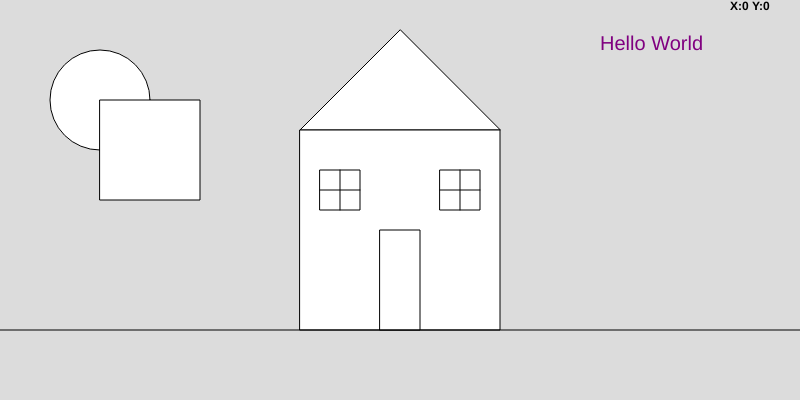
Frame 1 (no input)
Frame 60 (no input): identical to frame 1, image omitted
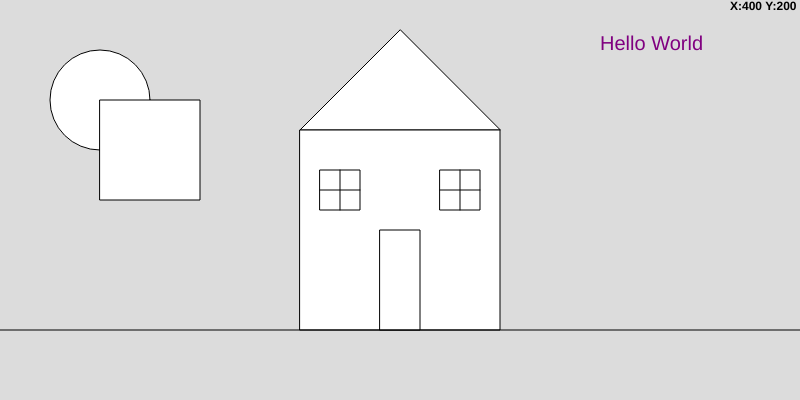
Frame 120 (the mouse pressed at the canvas centre since frame 60)

The p5.js sketch that drew these frames (run headless with seeded random() and noise() and a simulated clock; from frame 60 on, the mouse is pressed at the canvas centre):

// p5.js sketch
// ── sketch.js
function setup() {
  createCanvas(800, 400);
}

function draw() {
  background(220);

  push();
  textSize(12);
  fill(0);
  textStyle(BOLD);
  text(`X:${int(mouseX)} Y:${int(mouseY)}`, 730, 10)
  pop();

  // Huis teken
  push();
  tekenHuis(300, 30);
  pop();

  // Parameters
  push();
  tekenCircle(100);
  tekenRectangle(100, 100);
  tekenLine(0, 330);
  tekenText("purple", 20);
  pop();

}

// ========================================== //
// 1. Een huis tekenen //
// ========================================== //
function tekenHuis(x, y) {
  translate(x, y);
  triangle(100, 0, 0, 100, 200, 100);
  rect(0, 100, 200, 200);
  rect(80, 200, 40, 100);
  rect(20, 140, 40, 40);
  rect(140, 140, 40, 40);
  line(40, 140, 40, 180);
  line(20, 160, 60, 160);
  line(160, 140, 160, 180);
  line(140, 160, 180, 160);
}


// ========================================== //
// 2. Parameters //
// ========================================== //
function tekenCircle(grootte) {
  circle(100, 100, grootte);
}

function tekenRectangle(height, width) {
  rect(100, 100, height, width)
}

function tekenLine(x, y) {
  line(x, y, x + 800, y);
}

function tekenText(color, Size) {
  fill(color);
  textSize(Size);
  text(`Hello World`,600,50)

}
